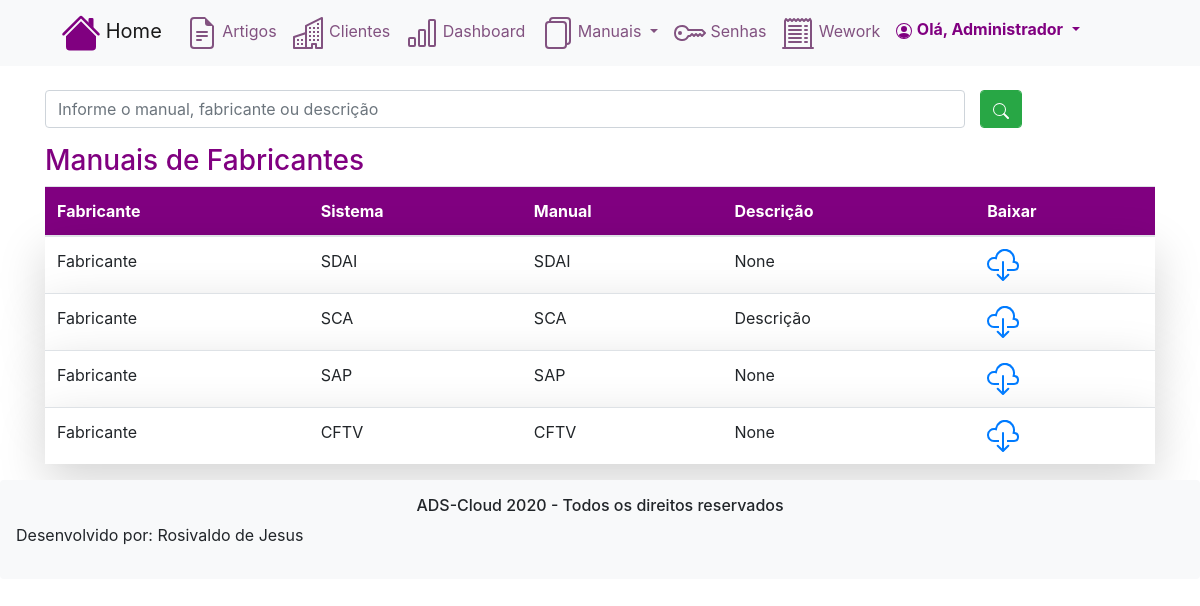
The page /manuaisFabricantes/ (signed in) on the database its author committed.
### evertical/models.py (models this page shows, shortened)
class tbManuais(models.Model):
    manualNome = models.CharField(max_length=100, blank=True, null=True)
    manualLink = models.CharField(max_length=255, blank=True, null=True)
    manualDescricao = models.CharField(max_length=255, blank=True, null=True)
    manualFabricante = models.ForeignKey(tbFabricante, on_delete=models.CASCADE)
    manualSistema = models.ForeignKey(tbSistemas, on_delete=models.CASCADE)
    class Meta:
        db_table = 'tbManuais'
        verbose_name_plural = 'Manuais'

class tbFabricante(models.Model):
    sistemaFabricante = models.CharField(max_length=50, blank=True, null=True)
    class Meta:
        db_table = 'tbFabricante'
        verbose_name_plural = 'Sistema Fabricante'
    def __str__(self):
        return self.sistemaFabricante

class tbSistemas(models.Model):
    sistemasTipo = models.CharField(max_length=20, blank=True, null=True)
    class Meta:
        db_table = 'tbSistemas'
        verbose_name_plural = 'Sistemas'
    def __str__(self):
        return "{}".format(self.sistemasTipo)

### evertical/views.py (the view)
# urls.py: path('manuaisFabricantes/', manuaisFabricantes),
@login_required(login_url='/login/')
def manuaisFabricantes(request):
    manualFabricante = tbManuais.objects.all().order_by('manualFabricante')
    queryset = request.GET.get('q')
    if queryset:
        manualFabricante = tbManuais.objects.filter(
            Q(manualNome__icontains=queryset) |
            Q(manualDescricao__icontains=queryset)
        )
    return render(request, 'manuaisFabricantes.html',{'manualFabricante':manualFabricante})

### templates/manuaisFabricantes.html (shortened to what this page needs)
{% extends "base.html" %}
{% load static %}
{% block content %}
<div class="container-xl">
	<section>
		<br>
      <form method="GET">
			<div class="row">
				<div class="form-group col-10">
					<input type="search" class="form-control"
						   placeholder="Informe o manual, fabricante ou descrição"
						   name="q" value="{{ request.GET.q }}">
				</div>
				<div class="form-group">
					<button class=" form-control btn-success">
					</button>
				</div>
			</div>
		</form>
	</section>
	<section>
		<h3 style="color: purple">Manuais de Fabricantes</h3>
	<div class="table-responsive-xl">
		<table class="table table-striped">
			<thead style="background-color: purple;color: white;">
				<tr>
					<th>Fabricante</th>
					<th>Sistema</th>
					<th>Manual</th>
					<th>Descrição</th>
					<th>Baixar</th>
				</tr>
			</thead>
			<tbody>
				{% for manual in manualFabricante %}
				<tr class="shadow-lg p-3 mb-5 bg-white rounded ">
					<td>{{manual.manualFabricante}}</td>
					<td>{{manual.manualSistema}}</td>
					<td>{{manual.manualNome}}</td>
					<td>{{manual.manualDescricao}}</td>
					<td>
						<a href="{{manual.manualLink }}" target="_blanko"><b>
						</a>
					</td>
				</tr>
				{% endfor %}
			</tbody>
		</table>
	</div>
	</section>
</div>
{% endblock %}s

### templates/model-header.html (shortened to what this page needs)
<div class="bg-light" >
        <div class="container">
          <nav class="navbar navbar-expand-lg navbar-light bg-light ">
            {% if request.user.is_authenticated %}
            <a class="navbar-brand" href="/">
              <strong style="color: purple">
              </strong>
              Home
            </a>
            {% endif %}
            <div class="collapse navbar-collapse" id="navbarNavDropdown">
              <ul class="navbar-nav">
                  {% if request.user.is_authenticated %}
                <li class="nav-item active">
                  <a class="nav-link" href="/artigos/" style="color: #825280">
                    Artigos
                  </a>
                </li>
                  {% endif %}
                  {% if request.user.groups.all.0.name == "master" %}
                <li class="nav-item">
                  <a class="nav-link" href="/clientes/" style="color: #825280">
                    Clientes
                  </a>
                </li>
                  {% endif %}
                  {% if request.user.groups.all.0.name == "master" %}
                <li class="nav-item">
                  <a class="nav-link" href="/dashboard/" style="color: #825280">
                    Dashboard
                  </a>
                </li>
                  {% endif %}
                  {% if request.user.is_authenticated %}
                <li class="nav-item dropdown">
                  <a class="nav-link dropdown-toggle" href="#" id="navbarDropdownMenuLink" role="button" data-toggle="dropdown" aria-haspopup="true" aria-expanded="false" style="color: #825280">
                    Manuais
                  </a>
                </li>
                  {% endif %}
                  {% if request.user.is_authenticated %}
                <li class="nav-item">
                  <a class="nav-link" href="/senhasPadroes/" style="color: #825280">
                    Senhas
                  </a>
                </li>
                  {% endif %}
                  {% if request.user.groups.all.0.name == "master" %}
                <li class="nav-item">
                  <a class="nav-link" href="/wework/" style="color: #825280">
                    Wework
                  </a>
                </li>
                  {% endif %}
                  {% if request.user.is_authenticated %}
                        <li class="nav-item dropdown" >
                          <a class="nav-link dropdown-toggle" href="#" id="navbarDropdownMenuLink" role="button" data-toggle="dropdown" aria-haspopup="true" aria-expanded="false" style="color: purple">
                            <strong>Olá, {{ request.user.get_full_name }}</strong>
                          </a>
                        </li>
                          {% endif %}
              </ul>
            </div>
          </nav>
        </div>
</div>

### rows shown on the page
tbManuais: manualFabricante "Fabricante", manualSistema "SDAI", manualNome "SDAI", manualDescricao "None"
tbManuais: manualFabricante "Fabricante", manualSistema "SCA", manualNome "SCA", manualDescricao "Descrição"
tbManuais: manualFabricante "Fabricante", manualSistema "SAP", manualNome "SAP", manualDescricao "None"
tbManuais: manualFabricante "Fabricante", manualSistema "CFTV", manualNome "CFTV", manualDescricao "None"

### other values the page prints
{{ request.user.get_full_name }} "Administrador"
